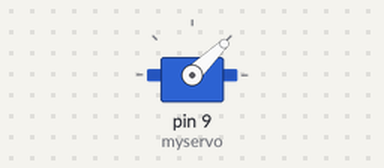
The sketch below on a simulated Arduino Uno, built with avr-gcc and run on an emulated ATmega328P. Parts: servo.

Above: at 0.05 s.
At 1.5 s:
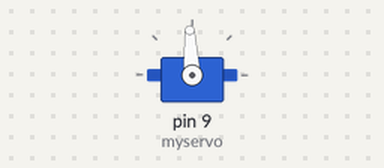
At 3.0 s:
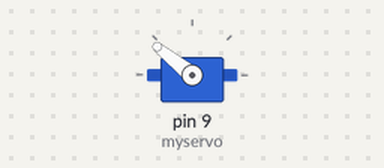
Timing chart, 0 to 6.9 s (numbered marks = the images above):
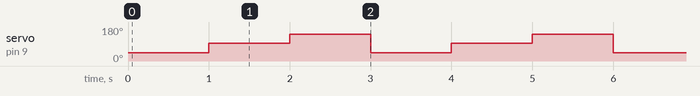

The sketch:

blink_esp.ino
```cpp
#include <Servo.h>

Servo myservo;  // create servo object to control a servo

void setup() {
  myservo.attach(9);  // attaches the servo on pin 9 to the servo object
}

void loop() {
  myservo.writeMicroseconds(1000);  // sets the servo position to 0 degrees
  delay(1000);                       // waits for 1 second
  myservo.writeMicroseconds(1500);  // sets the servo position to 90 degrees
  delay(1000);                       // waits for 1 second
  myservo.writeMicroseconds(2000);  // sets the servo position to 180 degrees
  delay(1000);                       // waits for 1 second
}
```

Measured:
- by itself, servo on pin 9 (myservo): repeats every 3.0 s: 141° 1.0 s, 44° 1.0 s, 93° 1.0 s
